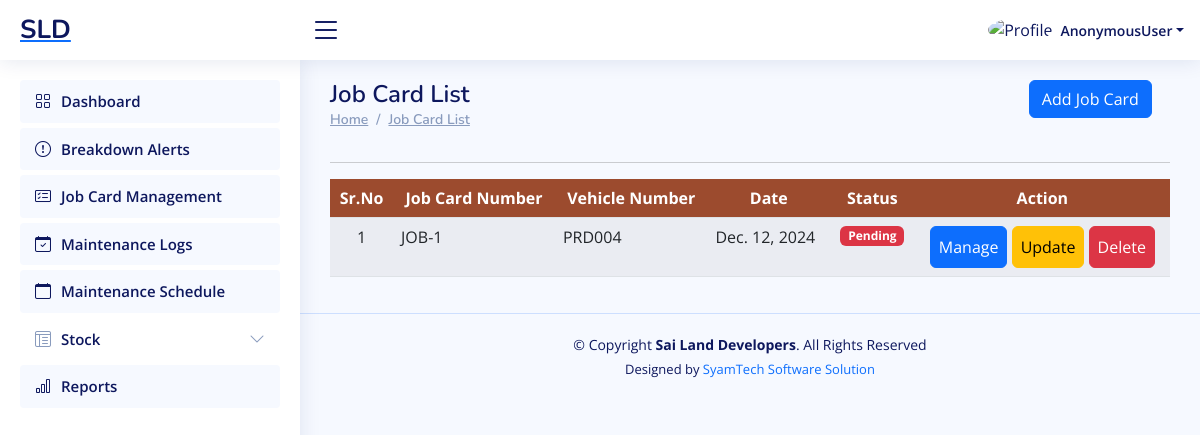
Before: /workshop/job_card_list/ with the older database file.
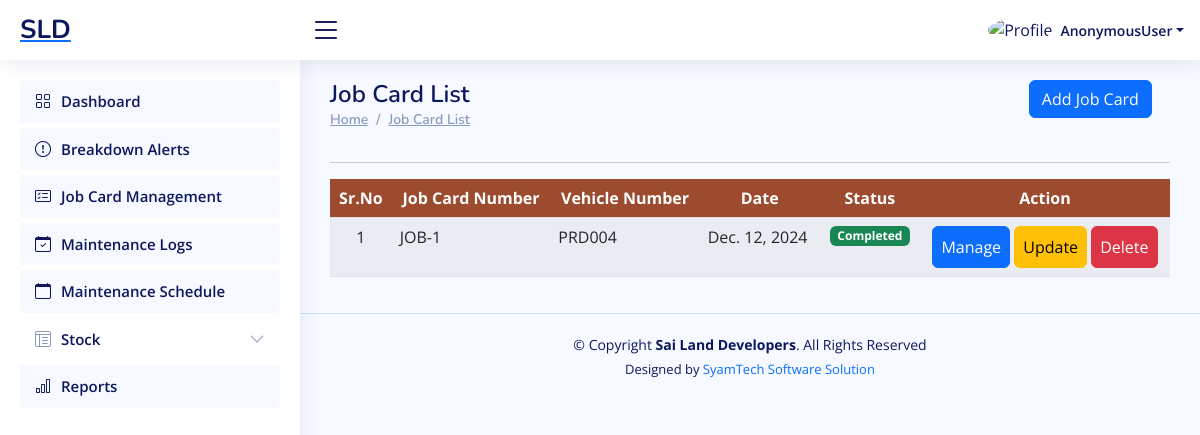
After: the same page with the newer database file.
### ERP_Admin/models.py (models this page shows, shortened)
class JobCard(models.Model):
    job_card_number = models.CharField(max_length=20, unique=True, editable=False)
    technician = models.ForeignKey('Technician', related_name='job_cards',  on_delete=models.CASCADE, null=True, blank=True)
    driver= models.ForeignKey('Driver', related_name='job_cards',  on_delete=models.CASCADE, null=True, blank=True)
    date = models.DateField()
    reported_defect = models.TextField()
    completed_action = models.TextField(null=True, blank=True)
    party = models.ForeignKey('Party', related_name='job_cards', on_delete=models.SET_NULL, null=True, blank=True)
    vehicle = models.ForeignKey('Vehicle', related_name='job_cards', on_delete=models.CASCADE)
    status = models.CharField(max_length=20, choices=JOB_CARD_STATUS, default='pending')
    labour_cost = models.DecimalField(max_digits=10, decimal_places=2, null=True, blank=True, validators=[MinValueValidator(0)])

class Vehicle(models.Model):
    vehicle_name = models.CharField(max_length=100)
    vehicle_number = models.CharField(max_length=50, unique=True)
    def __str__(self):
        return f"{self.vehicle_name} ({self.vehicle_number})"

### ERP_Workshop/views.py (the view)
# urls.py: path('job_card_list/', views.job_card_list, name='workshop_job_card_list'),
def job_card_list(request):
    form= JobCardForm()
    job_card=JobCard.objects.all().order_by('-id')
    return render(request, "workshop_job_card_list.html",{'form':form,'job_card':job_card})

### ERP_Admin/models.py (called while the page is built)
    def __str__(self):
        return f"{self.driver_name} - {self.user.username}"

    def __str__(self):
        return f"{self.technician_name}"

    def __str__(self):
        return self.business_name

### ERP_Workshop/templates/workshop_job_card_list.html (shortened to what the changed rows need)
{% extends "workshop_base.html" %}
{% load crispy_forms_tags %}
{% block content %}
<main id="main" class="main">
        <div class="row">
            <div class="col-sm-6">
                <div class="pagetitle">
                    <h1>Job Card List</h1>
                </div>
            </div>
        </div>
        <section class="section dashboard">
            <div class="row">
                <div class="col-lg-12">
                    <div class="row">
                        <div class="container" style=" overflow:scroll;">
                            <table id="job_card" class="table table-striped "
                                style="overflow:scroll; width:100%;min-width: max-content;">
                                <thead>
                                    <tr style="background:#9c4b2e;">
                                        <th scope="col" class="text-center text-white" style="">Sr.No</th>
                                        <th scope="col" class="text-center text-white" style="">Job Card Number</th>
                                        <th scope="col" class="text-center text-white" style="">Vehicle Number</th>
                                        <th scope="col" class="text-center text-white" style="">Date</th>
                                        <th scope="col" class="text-center text-white" style="">Status</th>
                                        <th scope="col" class="text-center text-white" style="">Action</th>
                                    </tr>
                                </thead>
                                <tbody>
                                    {% if job_card %}
                                    {% for r in job_card %}
                                    <tr>
                                        <td class="text-center">{{forloop.counter}}</td>
                                        <td class="text-left">{{r.job_card_number}}</td>
                                        <td class="text-left">{{r.vehicle.vehicle_number}}</td>
                                        <td class="text-left">{{r.date}}</td>
                                        <td class="text-center">
                                            {% if r.status == "pending" %}
                                                <span class="badge bg-danger">Pending</span>
                                            {% elif r.status == "in_progress" %}
                                                <span class="badge bg-warning">In Progress</span>
                                            {% else %}
                                                <span class="badge bg-success">Completed</span>
                                            {% endif %}
                                        </td>
                                        <td>
                                            <center>
                                                <a href="javascript:void(0);" data-url="{% url "workshop_job_card_item_list" r.id %}" class="btn btn-primary px-2 py-2" onclick="mini_window_1(this)">Manage</a>
                                                <a href="javascript:void(0);" data-url="{% url 'workshop_update_job_card' r.id %}" class="btn btn-warning px-2 py-2" onclick="mini_window_2(this)">Update</a>
                                                <a href="{% url "workshop_delete_job_card" r.id %}"
                                                    class="btn btn-danger px-2 py-2">Delete</a>
                                            </center>
                                        </td>
                                    </tr>
                                    {% endfor %}
                                    {% endif %}
                                </tbody>
                            </table>
                        </div>
                    </div>
                </div>
            </div>
        </section>
</main>
{% endblock content %}

Changed rows visible on the page:
changed JobCard "JOB-1": status "Pending" → "Completed"
